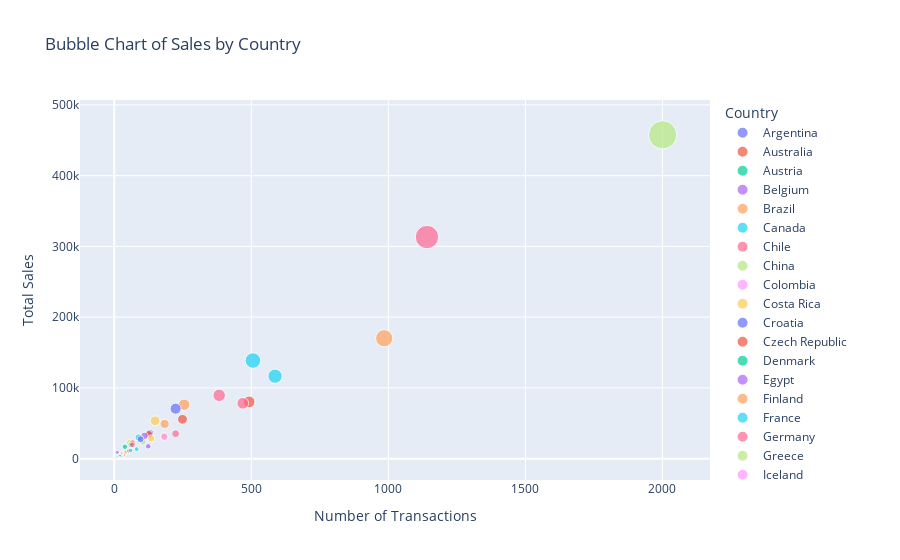

Notebook code for this chart:
### Markdown cell above
Next, we present the distribution of sales by country. Similar to the previous analysis, this chart helps us focus on maintaining sales in high-impact countries to maximize overall performance.

### Code cell
aggregated_df = df.groupby('Country')['Sales'].agg(['sum', 'count']).reset_index()

fig = px.scatter(
    aggregated_df, 
    x='count',
    y='sum',
    size='sum',
    color='Country',
    hover_name='Country',
    labels={'count': 'Number of Transactions', 'sum': 'Total Sales'},
    title='Bubble Chart of Sales by Country'
)
fig.show()

### Figure 1 — Plotly figure (JSON) as saved in the notebook; plotly's stock layout.template omitted (floating-point values rounded to 4 significant figures)
{"data": [{"hovertemplate": "<b>%{hovertext}</b><br><br>Country=Argentina<br>Number of Transactions=%{x}<br>Total Sales=%{marker.size}<extra></extra>", "hovertext": ["Argentina"], "legendgroup": "Argentina", "marker": {"color": "#636efa", "size": [35760.0], "sizemode": "area", "sizeref": 1144.0, "symbol": "circle"}, "mode": "markers", "name": "Argentina", "orientation": "v", "showlegend": true, "type": "scatter", "x": [130], "xaxis": "x", "y": [35760.0], "yaxis": "y"}, {"hovertemplate": "<b>%{hovertext}</b><br><br>Country=Australia<br>Number of Transactions=%{x}<br>Total Sales=%{marker.size}<extra></extra>", "hovertext": ["Australia"], "legendgroup": "Australia", "marker": {"color": "#EF553B", "size": [80170.0], "sizemode": "area", "sizeref": 1144.0, "symbol": "circle"}, "mode": "markers", "name": "Australia", "orientation": "v", "showlegend": true, "type": "scatter", "x": [492], "xaxis": "x", "y": [80170.0], "yaxis": "y"}, {"hovertemplate": "<b>%{hovertext}</b><br><br>Country=Austria<br>Number of Transactions=%{x}<br>Total Sales=%{marker.size}<extra></extra>", "hovertext": ["Austria"], "legendgroup": "Austria", "marker": {"color": "#00cc96", "size": [2865.0], "sizemode": "area", "sizeref": 1144.0, "symbol": "circle"}, "mode": "markers", "name": "Austria", "orientation": "v", "showlegend": true, "type": "scatter", "x": [10], "xaxis": "x", "y": [2865.0], "yaxis": "y"}, {"hovertemplate": "<b>%{hovertext}</b><br><br>Country=Belgium<br>Number of Transactions=%{x}<br>Total Sales=%{marker.size}<extra></extra>", "hovertext": ["Belgium"], "legendgroup": "Belgium", "marker": {"color": "#ab63fa", "size": [17430.0], "sizemode": "area", "sizeref": 1144.0, "symbol": "circle"}, "mode": "markers", "name": "Belgium", "orientation": "v", "showlegend": true, "type": "scatter", "x": [124], "xaxis": "x", "y": [17430.0], "yaxis": "y"}, {"hovertemplate": "<b>%{hovertext}</b><br><br>Country=Brazil<br>Number of Transactions=%{x}<br>Total Sales=%{marker.size}<extra></extra>", "hovertext": ["Brazil"], "legendgroup": "Brazil", "marker": {"color": "#FFA15A", "size": [76270.0], "sizemode": "area", "sizeref": 1144.0, "symbol": "circle"}, "mode": "markers", "name": "Brazil", "orientation": "v", "showlegend": true, "type": "scatter", "x": [255], "xaxis": "x", "y": [76270.0], "yaxis": "y"}, {"hovertemplate": "<b>%{hovertext}</b><br><br>Country=Canada<br>Number of Transactions=%{x}<br>Total Sales=%{marker.size}<extra></extra>", "hovertext": ["Canada"], "legendgroup": "Canada", "marker": {"color": "#19d3f3", "size": [138600.0], "sizemode": "area", "sizeref": 1144.0, "symbol": "circle"}, "mode": "markers", "name": "Canada", "orientation": "v", "showlegend": true, "type": "scatter", "x": [506], "xaxis": "x", "y": [138600.0], "yaxis": "y"}, {"hovertemplate": "<b>%{hovertext}</b><br><br>Country=Chile<br>Number of Transactions=%{x}<br>Total Sales=%{marker.size}<extra></extra>", "hovertext": ["Chile"], "legendgroup": "Chile", "marker": {"color": "#FF6692", "size": [35280.0], "sizemode": "area", "sizeref": 1144.0, "symbol": "circle"}, "mode": "markers", "name": "Chile", "orientation": "v", "showlegend": true, "type": "scatter", "x": [224], "xaxis": "x", "y": [35280.0], "yaxis": "y"}, {"hovertemplate": "<b>%{hovertext}</b><br><br>Country=China<br>Number of Transactions=%{x}<br>Total Sales=%{marker.size}<extra></extra>", "hovertext": ["China"], "legendgroup": "China", "marker": {"color": "#B6E880", "size": [23710.0], "sizemode": "area", "sizeref": 1144.0, "symbol": "circle"}, "mode": "markers", "name": "China", "orientation": "v", "showlegend": true, "type": "scatter", "x": [105], "xaxis": "x", "y": [23710.0], "yaxis": "y"}, {"hovertemplate": "<b>%{hovertext}</b><br><br>Country=Colombia<br>Number of Transactions=%{x}<br>Total Sales=%{marker.size}<extra></extra>", "hovertext": ["Colombia"], "legendgroup": "Colombia", "marker": {"color": "#FF97FF", "size": [8482.0], "sizemode": "area", "sizeref": 1144.0, "symbol": "circle"}, "mode": "markers", "name": "Colombia", "orientation": "v", "showlegend": true, "type": "scatter", "x": [42], "xaxis": "x", "y": [8482.0], "yaxis": "y"}, {"hovertemplate": "<b>%{hovertext}</b><br><br>Country=Costa Rica<br>Number of Transactions=%{x}<br>Total Sales=%{marker.size}<extra></extra>", "hovertext": ["Costa Rica"], "legendgroup": "Costa Rica", "marker": {"color": "#FECB52", "size": [7465.0], "sizemode": "area", "sizeref": 1144.0, "symbol": "circle"}, "mode": "markers", "name": "Costa Rica", "orientation": "v", "showlegend": true, "type": "scatter", "x": [38], "xaxis": "x", "y": [7465.0], "yaxis": "y"}, {"hovertemplate": "<b>%{hovertext}</b><br><br>Country=Croatia<br>Number of Transactions=%{x}<br>Total Sales=%{marker.size}<extra></extra>", "hovertext": ["Croatia"], "legendgroup": "Croatia", "marker": {"color": "#636efa", "size": [1316.0], "sizemode": "area", "sizeref": 1144.0, "symbol": "circle"}, "mode": "markers", "name": "Croatia", "orientation": "v", "showlegend": true, "type": "scatter", "x": [12], "xaxis": "x", "y": [1316.0], "yaxis": "y"}, {"hovertemplate": "<b>%{hovertext}</b><br><br>Country=Czech Republic<br>Number of Transactions=%{x}<br>Total Sales=%{marker.size}<extra></extra>", "hovertext": ["Czech Republic"], "legendgroup": "Czech Republic", "marker": {"color": "#EF553B", "size": [9217.0], "sizemode": "area", "sizeref": 1144.0, "symbol": "circle"}, "mode": "markers", "name": "Czech Republic", "orientation": "v", "showlegend": true, "type": "scatter", "x": [42], "xaxis": "x", "y": [9217.0], "yaxis": "y"}, {"hovertemplate": "<b>%{hovertext}</b><br><br>Country=Denmark<br>Number of Transactions=%{x}<br>Total Sales=%{marker.size}<extra></extra>", "hovertext": ["Denmark"], "legendgroup": "Denmark", "marker": {"color": "#00cc96", "size": [1271.0], "sizemode": "area", "sizeref": 1144.0, "symbol": "circle"}, "mode": "markers", "name": "Denmark", "orientation": "v", "showlegend": true, "type": "scatter", "x": [8], "xaxis": "x", "y": [1271.0], "yaxis": "y"}, {"hovertemplate": "<b>%{hovertext}</b><br><br>Country=Egypt<br>Number of Transactions=%{x}<br>Total Sales=%{marker.size}<extra></extra>", "hovertext": ["Egypt"], "legendgroup": "Egypt", "marker": {"color": "#ab63fa", "size": [8929.0], "sizemode": "area", "sizeref": 1144.0, "symbol": "circle"}, "mode": "markers", "name": "Egypt", "orientation": "v", "showlegend": true, "type": "scatter", "x": [11], "xaxis": "x", "y": [8929.0], "yaxis": "y"}, {"hovertemplate": "<b>%{hovertext}</b><br><br>Country=Finland<br>Number of Transactions=%{x}<br>Total Sales=%{marker.size}<extra></extra>", "hovertext": ["Finland"], "legendgroup": "Finland", "marker": {"color": "#FFA15A", "size": [49100.0], "sizemode": "area", "sizeref": 1144.0, "symbol": "circle"}, "mode": "markers", "name": "Finland", "orientation": "v", "showlegend": true, "type": "scatter", "x": [184], "xaxis": "x", "y": [49100.0], "yaxis": "y"}, {"hovertemplate": "<b>%{hovertext}</b><br><br>Country=France<br>Number of Transactions=%{x}<br>Total Sales=%{marker.size}<extra></extra>", "hovertext": ["France"], "legendgroup": "France", "marker": {"color": "#19d3f3", "size": [116500.0], "sizemode": "area", "sizeref": 1144.0, "symbol": "circle"}, "mode": "markers", "name": "France", "orientation": "v", "showlegend": true, "type": "scatter", "x": [587], "xaxis": "x", "y": [116500.0], "yaxis": "y"}, {"hovertemplate": "<b>%{hovertext}</b><br><br>Country=Germany<br>Number of Transactions=%{x}<br>Total Sales=%{marker.size}<extra></extra>", "hovertext": ["Germany"], "legendgroup": "Germany", "marker": {"color": "#FF6692", "size": [89470.0], "sizemode": "area", "sizeref": 1144.0, "symbol": "circle"}, "mode": "markers", "name": "Germany", "orientation": "v", "showlegend": true, "type": "scatter", "x": [383], "xaxis": "x", "y": [89470.0], "yaxis": "y"}, {"hovertemplate": "<b>%{hovertext}</b><br><br>Country=Greece<br>Number of Transactions=%{x}<br>Total Sales=%{marker.size}<extra></extra>", "hovertext": ["Greece"], "legendgroup": "Greece", "marker": {"color": "#B6E880", "size": [7293.0], "sizemode": "area", "sizeref": 1144.0, "symbol": "circle"}, "mode": "markers", "name": "Greece", "orientation": "v", "showlegend": true, "type": "scatter", "x": [27], "xaxis": "x", "y": [7293.0], "yaxis": "y"}, {"hovertemplate": "<b>%{hovertext}</b><br><br>Country=Iceland<br>Number of Transactions=%{x}<br>Total Sales=%{marker.size}<extra></extra>", "hovertext": ["Iceland"], "legendgroup": "Iceland", "marker": {"color": "#FF97FF", "size": [1210.0], "sizemode": "area", "sizeref": 1144.0, "symbol": "circle"}, "mode": "markers", "name": "Iceland", "orientation": "v", "showlegend": true, "type": "scatter", "x": [4], "xaxis": "x", "y": [1210.0], "yaxis": "y"}, {"hovertemplate": "<b>%{hovertext}</b><br><br>Country=India<br>Number of Transactions=%{x}<br>Total Sales=%{marker.size}<extra></extra>", "hovertext": ["India"], "legendgroup": "India", "marker": {"color": "#FECB52", "size": [53560.0], "sizemode": "area", "sizeref": 1144.0, "symbol": "circle"}, "mode": "markers", "name": "India", "orientation": "v", "showlegend": true, "type": "scatter", "x": [149], "xaxis": "x", "y": [53560.0], "yaxis": "y"}, {"hovertemplate": "<b>%{hovertext}</b><br><br>Country=Indonesia<br>Number of Transactions=%{x}<br>Total Sales=%{marker.size}<extra></extra>", "hovertext": ["Indonesia"], "legendgroup": "Indonesia", "marker": {"color": "#636efa", "size": [2914.0], "sizemode": "area", "sizeref": 1144.0, "symbol": "circle"}, "mode": "markers", "name": "Indonesia", "orientation": "v", "showlegend": true, "type": "scatter", "x": [24], "xaxis": "x", "y": [2914.0], "yaxis": "y"}, {"hovertemplate": "<b>%{hovertext}</b><br><br>Country=Ireland<br>Number of Transactions=%{x}<br>Total Sales=%{marker.size}<extra></extra>", "hovertext": ["Ireland"], "legendgroup": "Ireland", "marker": {"color": "#EF553B", "size": [34300.0], "sizemode": "area", "sizeref": 1144.0, "symbol": "circle"}, "mode": "markers", "name": "Ireland", "orientation": "v", "showlegend": true, "type": "scatter", "x": [126], "xaxis": "x", "y": [34300.0], "yaxis": "y"}, {"hovertemplate": "<b>%{hovertext}</b><br><br>Country=Israel<br>Number of Transactions=%{x}<br>Total Sales=%{marker.size}<extra></extra>", "hovertext": ["Israel"], "legendgroup": "Israel", "marker": {"color": "#00cc96", "size": [16730.0], "sizemode": "area", "sizeref": 1144.0, "symbol": "circle"}, "mode": "markers", "name": "Israel", "orientation": "v", "showlegend": true, "type": "scatter", "x": [39], "xaxis": "x", "y": [16730.0], "yaxis": "y"}, {"hovertemplate": "<b>%{hovertext}</b><br><br>Country=Italy<br>Number of Transactions=%{x}<br>Total Sales=%{marker.size}<extra></extra>", "hovertext": ["Italy"], "legendgroup": "Italy", "marker": {"color": "#ab63fa", "size": [32110.0], "sizemode": "area", "sizeref": 1144.0, "symbol": "circle"}, "mode": "markers", "name": "Italy", "orientation": "v", "showlegend": true, "type": "scatter", "x": [110], "xaxis": "x", "y": [32110.0], "yaxis": "y"}, {"hovertemplate": "<b>%{hovertext}</b><br><br>Country=Japan<br>Number of Transactions=%{x}<br>Total Sales=%{marker.size}<extra></extra>", "hovertext": ["Japan"], "legendgroup": "Japan", "marker": {"color": "#FFA15A", "size": [170200.0], "sizemode": "area", "sizeref": 1144.0, "symbol": "circle"}, "mode": "markers", "name": "Japan", "orientation": "v", "showlegend": true, "type": "scatter", "x": [985], "xaxis": "x", "y": [170200.0], "yaxis": "y"}, {"hovertemplate": "<b>%{hovertext}</b><br><br>Country=Luxembourg<br>Number of Transactions=%{x}<br>Total Sales=%{marker.size}<extra></extra>", "hovertext": ["Luxembourg"], "legendgroup": "Luxembourg", "marker": {"color": "#19d3f3", "size": [29860.0], "sizemode": "area", "sizeref": 1144.0, "symbol": "circle"}, "mode": "markers", "name": "Luxembourg", "orientation": "v", "showlegend": true, "type": "scatter", "x": [89], "xaxis": "x", "y": [29860.0], "yaxis": "y"}, {"hovertemplate": "<b>%{hovertext}</b><br><br>Country=Mexico<br>Number of Transactions=%{x}<br>Total Sales=%{marker.size}<extra></extra>", "hovertext": ["Mexico"], "legendgroup": "Mexico", "marker": {"color": "#FF6692", "size": [78260.0], "sizemode": "area", "sizeref": 1144.0, "symbol": "circle"}, "mode": "markers", "name": "Mexico", "orientation": "v", "showlegend": true, "type": "scatter", "x": [469], "xaxis": "x", "y": [78260.0], "yaxis": "y"}, {"hovertemplate": "<b>%{hovertext}</b><br><br>Country=Netherlands<br>Number of Transactions=%{x}<br>Total Sales=%{marker.size}<extra></extra>", "hovertext": ["Netherlands"], "legendgroup": "Netherlands", "marker": {"color": "#B6E880", "size": [10170.0], "sizemode": "area", "sizeref": 1144.0, "symbol": "circle"}, "mode": "markers", "name": "Netherlands", "orientation": "v", "showlegend": true, "type": "scatter", "x": [45], "xaxis": "x", "y": [10170.0], "yaxis": "y"}, {"hovertemplate": "<b>%{hovertext}</b><br><br>Country=New Zealand<br>Number of Transactions=%{x}<br>Total Sales=%{marker.size}<extra></extra>", "hovertext": ["New Zealand"], "legendgroup": "New Zealand", "marker": {"color": "#FF97FF", "size": [4784.0], "sizemode": "area", "sizeref": 1144.0, "symbol": "circle"}, "mode": "markers", "name": "New Zealand", "orientation": "v", "showlegend": true, "type": "scatter", "x": [37], "xaxis": "x", "y": [4784.0], "yaxis": "y"}, {"hovertemplate": "<b>%{hovertext}</b><br><br>Country=Norway<br>Number of Transactions=%{x}<br>Total Sales=%{marker.size}<extra></extra>", "hovertext": ["Norway"], "legendgroup": "Norway", "marker": {"color": "#FECB52", "size": [22630.0], "sizemode": "area", "sizeref": 1144.0, "symbol": "circle"}, "mode": "markers", "name": "Norway", "orientation": "v", "showlegend": true, "type": "scatter", "x": [56], "xaxis": "x", "y": [22630.0], "yaxis": "y"}, {"hovertemplate": "<b>%{hovertext}</b><br><br>Country=Philippines<br>Number of Transactions=%{x}<br>Total Sales=%{marker.size}<extra></extra>", "hovertext": ["Philippines"], "legendgroup": "Philippines", "marker": {"color": "#636efa", "size": [27450.0], "sizemode": "area", "sizeref": 1144.0, "symbol": "circle"}, "mode": "markers", "name": "Philippines", "orientation": "v", "showlegend": true, "type": "scatter", "x": [96], "xaxis": "x", "y": [27450.0], "yaxis": "y"}, {"hovertemplate": "<b>%{hovertext}</b><br><br>Country=Poland<br>Number of Transactions=%{x}<br>Total Sales=%{marker.size}<extra></extra>", "hovertext": ["Poland"], "legendgroup": "Poland", "marker": {"color": "#EF553B", "size": [22210.0], "sizemode": "area", "sizeref": 1144.0, "symbol": "circle"}, "mode": "markers", "name": "Poland", "orientation": "v", "showlegend": true, "type": "scatter", "x": [66], "xaxis": "x", "y": [22210.0], "yaxis": "y"}, {"hovertemplate": "<b>%{hovertext}</b><br><br>Country=Portugal<br>Number of Transactions=%{x}<br>Total Sales=%{marker.size}<extra></extra>", "hovertext": ["Portugal"], "legendgroup": "Portugal", "marker": {"color": "#00cc96", "size": [19510.0], "sizemode": "area", "sizeref": 1144.0, "symbol": "circle"}, "mode": "markers", "name": "Portugal", "orientation": "v", "showlegend": true, "type": "scatter", "x": [61], "xaxis": "x", "y": [19510.0], "yaxis": "y"}, {"hovertemplate": "<b>%{hovertext}</b><br><br>Country=Qatar<br>Number of Transactions=%{x}<br>Total Sales=%{marker.size}<extra></extra>", "hovertext": ["Qatar"], "legendgroup": "Qatar", "marker": {"color": "#ab63fa", "size": [919.9], "sizemode": "area", "sizeref": 1144.0, "symbol": "circle"}, "mode": "markers", "name": "Qatar", "orientation": "v", "showlegend": true, "type": "scatter", "x": [7], "xaxis": "x", "y": [919.9], "yaxis": "y"}, {"hovertemplate": "<b>%{hovertext}</b><br><br>Country=Russia<br>Number of Transactions=%{x}<br>Total Sales=%{marker.size}<extra></extra>", "hovertext": ["Russia"], "legendgroup": "Russia", "marker": {"color": "#FFA15A", "size": [32110.0], "sizemode": "area", "sizeref": 1144.0, "symbol": "circle"}, "mode": "markers", "name": "Russia", "orientation": "v", "showlegend": true, "type": "scatter", "x": [182], "xaxis": "x", "y": [32110.0], "yaxis": "y"}, {"hovertemplate": "<b>%{hovertext}</b><br><br>Country=Saudi Arabia<br>Number of Transactions=%{x}<br>Total Sales=%{marker.size}<extra></extra>", "hovertext": ["Saudi Arabia"], "legendgroup": "Saudi Arabia", "marker": {"color": "#19d3f3", "size": [13380.0], "sizemode": "area", "sizeref": 1144.0, "symbol": "circle"}, "mode": "markers", "name": "Saudi Arabia", "orientation": "v", "showlegend": true, "type": "scatter", "x": [82], "xaxis": "x", "y": [13380.0], "yaxis": "y"}, {"hovertemplate": "<b>%{hovertext}</b><br><br>Country=Singapore<br>Number of Transactions=%{x}<br>Total Sales=%{marker.size}<extra></extra>", "hovertext": ["Singapore"], "legendgroup": "Singapore", "marker": {"color": "#FF6692", "size": [19680.0], "sizemode": "area", "sizeref": 1144.0, "symbol": "circle"}, "mode": "markers", "name": "Singapore", "orientation": "v", "showlegend": true, "type": "scatter", "x": [66], "xaxis": "x", "y": [19680.0], "yaxis": "y"}, {"hovertemplate": "<b>%{hovertext}</b><br><br>Country=Slovenia<br>Number of Transactions=%{x}<br>Total Sales=%{marker.size}<extra></extra>", "hovertext": ["Slovenia"], "legendgroup": "Slovenia", "marker": {"color": "#B6E880", "size": [1603.0], "sizemode": "area", "sizeref": 1144.0, "symbol": "circle"}, "mode": "markers", "name": "Slovenia", "orientation": "v", "showlegend": true, "type": "scatter", "x": [1], "xaxis": "x", "y": [1603.0], "yaxis": "y"}, {"hovertemplate": "<b>%{hovertext}</b><br><br>Country=South Africa<br>Number of Transactions=%{x}<br>Total Sales=%{marker.size}<extra></extra>", "hovertext": ["South Africa"], "legendgroup": "South Africa", "marker": {"color": "#FF97FF", "size": [30660.0], "sizemode": "area", "sizeref": 1144.0, "symbol": "circle"}, "mode": "markers", "name": "South Africa", "orientation": "v", "showlegend": true, "type": "scatter", "x": [183], "xaxis": "x", "y": [30660.0], "yaxis": "y"}, {"hovertemplate": "<b>%{hovertext}</b><br><br>Country=South Korea<br>Number of Transactions=%{x}<br>Total Sales=%{marker.size}<extra></extra>", "hovertext": ["South Korea"], "legendgroup": "South Korea", "marker": {"color": "#FECB52", "size": [28630.0], "sizemode": "area", "sizeref": 1144.0, "symbol": "circle"}, "mode": "markers", "name": "South Korea", "orientation": "v", "showlegend": true, "type": "scatter", "x": [135], "xaxis": "x", "y": [28630.0], "yaxis": "y"}, {"hovertemplate": "<b>%{hovertext}</b><br><br>Country=Spain<br>Number of Transactions=%{x}<br>Total Sales=%{marker.size}<extra></extra>", "hovertext": ["Spain"], "legendgroup": "Spain", "marker": {"color": "#636efa", "size": [70640.0], "sizemode": "area", "sizeref": 1144.0, "symbol": "circle"}, "mode": "markers", "name": "Spain", "orientation": "v", "showlegend": true, "type": "scatter", "x": [224], "xaxis": "x", "y": [70640.0], "yaxis": "y"}, {"hovertemplate": "<b>%{hovertext}</b><br><br>Country=Sweden<br>Number of Transactions=%{x}<br>Total Sales=%{marker.size}<extra></extra>", "hovertext": ["Sweden"], "legendgroup": "Sweden", "marker": {"color": "#EF553B", "size": [55600.0], "sizemode": "area", "sizeref": 1144.0, "symbol": "circle"}, "mode": "markers", "name": "Sweden", "orientation": "v", "showlegend": true, "type": "scatter", "x": [249], "xaxis": "x", "y": [55600.0], "yaxis": "y"}, {"hovertemplate": "<b>%{hovertext}</b><br><br>Country=Taiwan<br>Number of Transactions=%{x}<br>Total Sales=%{marker.size}<extra></extra>", "hovertext": ["Taiwan"], "legendgroup": "Taiwan", "marker": {"color": "#00cc96", "size": [4382.0], "sizemode": "area", "sizeref": 1144.0, "symbol": "circle"}, "mode": "markers", "name": "Taiwan", "orientation": "v", "showlegend": true, "type": "scatter", "x": [21], "xaxis": "x", "y": [4382.0], "yaxis": "y"}, {"hovertemplate": "<b>%{hovertext}</b><br><br>Country=Turkey<br>Number of Transactions=%{x}<br>Total Sales=%{marker.size}<extra></extra>", "hovertext": ["Turkey"], "legendgroup": "Turkey", "marker": {"color": "#ab63fa", "size": [11220.0], "sizemode": "area", "sizeref": 1144.0, "symbol": "circle"}, "mode": "markers", "name": "Turkey", "orientation": "v", "showlegend": true, "type": "scatter", "x": [53], "xaxis": "x", "y": [11220.0], "yaxis": "y"}, {"hovertemplate": "<b>%{hovertext}</b><br><br>Country=Ukraine<br>Number of Transactions=%{x}<br>Total Sales=%{marker.size}<extra></extra>", "hovertext": ["Ukraine"], "legendgroup": "Ukraine", "marker": {"color": "#FFA15A", "size": [10770.0], "sizemode": "area", "sizeref": 1144.0, "symbol": "circle"}, "mode": "markers", "name": "Ukraine", "orientation": "v", "showlegend": true, "type": "scatter", "x": [53], "xaxis": "x", "y": [10770.0], "yaxis": "y"}, {"hovertemplate": "<b>%{hovertext}</b><br><br>Country=United Arab Emirates<br>Number of Transactions=%{x}<br>Total Sales=%{marker.size}<extra></extra>", "hovertext": ["United Arab Emirates"], "legendgroup": "United Arab Emirates", "marker": {"color": "#19d3f3", "size": [11680.0], "sizemode": "area", "sizeref": 1144.0, "symbol": "circle"}, "mode": "markers", "name": "United Arab Emirates", "orientation": "v", "showlegend": true, "type": "scatter", "x": [60], "xaxis": "x", "y": [11680.0], "yaxis": "y"}, {"hovertemplate": "<b>%{hovertext}</b><br><br>Country=United Kingdom<br>Number of Transactions=%{x}<br>Total Sales=%{marker.size}<extra></extra>", "hovertext": ["United Kingdom"], "legendgroup": "United Kingdom", "marker": {"color": "#FF6692", "size": [313200.0], "sizemode": "area", "sizeref": 1144.0, "symbol": "circle"}, "mode": "markers", "name": "United Kingdom", "orientation": "v", "showlegend": true, "type": "scatter", "x": [1141], "xaxis": "x", "y": [313200.0], "yaxis": "y"}, {"hovertemplate": "<b>%{hovertext}</b><br><br>Country=United States<br>Number of Transactions=%{x}<br>Total Sales=%{marker.size}<extra></extra>", "hovertext": ["United States"], "legendgroup": "United States", "marker": {"color": "#B6E880", "size": [457700.0], "sizemode": "area", "sizeref": 1144.0, "symbol": "circle"}, "mode": "markers", "name": "United States", "orientation": "v", "showlegend": true, "type": "scatter", "x": [2001], "xaxis": "x", "y": [457700.0], "yaxis": "y"}], "layout": {"legend": {"itemsizing": "constant", "title": {"text": "Country"}, "tracegroupgap": 0}, "title": {"text": "Bubble Chart of Sales by Country"}, "xaxis": {"anchor": "y", "domain": [0, 1], "title": {"text": "Number of Transactions"}}, "yaxis": {"anchor": "x", "domain": [0, 1], "title": {"text": "Total Sales"}}}}
